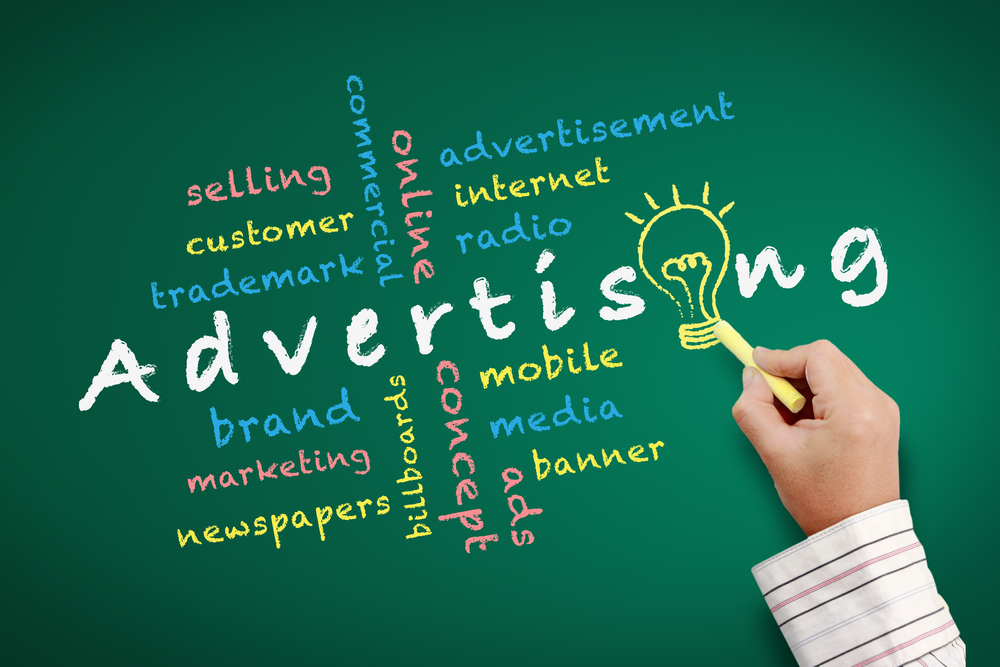
#> input picture Cropper/Images/test1.jpg, 1000 x 667 px; its folder holds only this picture in this run
$ python Cropper.py   (Python 2 division)
#> lines starting #> are read from the running program, lines starting #| are printed output that depends on the picture
import sys
sys.path.append('/usr/local/lib/python2.7/site-packages')
import os, fnmatch, os.path, cv2, time
from matplotlib import pyplot as plt
import numpy as np
DimensionX = 224
DimensionY = 224
scaleX = 300
scaleY = 300
preCropFile = 'Images'
postCropFile = 'setImages'
temp = "a"
WHITE = [255,255,255]

def Cropper():
    for file in os.listdir(preCropFile):
        if fnmatch.fnmatch(file, '*.jpg') or fnmatch.fnmatch(file, '*.jpeg'): #for now let's keep this JPG files.
       		path = preCropFile + os.sep + file
        	image = cv2.imread(path)
#> image is the input picture: shape (667, 1000, 3); mean B, G, R 83.7, 108.3, 31.2
        	time.sleep(2)
        	# cv2.imshow("original", image)
        	# cv2.waitKey(0)
        	dimension = image.shape #returns a tuple.
#> dimension = (667, 1000, 3)
        	(x, y, z) = dimension
#> x = 667; y = 1000; z = 3
        	# print x
        	# print y
        	res = image #this is just to keep the logic of this correct
        	while (x > scaleX) and (y > scaleY):
        		res = cv2.resize(res,None,fx=.5, fy=.5, interpolation = cv2.INTER_CUBIC)
        		dimension = res.shape
        		(x, y, z) = dimension
#> this loop made 2 passes
#> pass 1, in Cropper, `res = cv2.resize(res,None,fx=.5, fy=.5, interpolation = cv2.INTER_CUBIC)`:
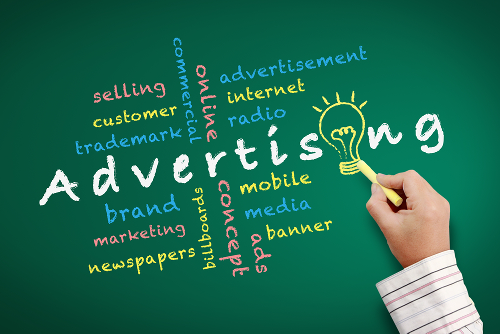
#> res: shape (334, 500, 3); mean B, G, R 83.7, 108.3, 31.3
#> pass 2, in Cropper, `res = cv2.resize(res,None,fx=.5, fy=.5, interpolation = cv2.INTER_CUBIC)`:
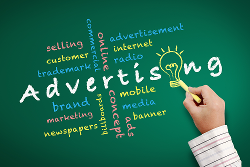
#> res: shape (167, 250, 3); mean B, G, R 83.7, 108.2, 31.4
        	(x, y, z) = dimension
        	#this rescales our pictures. so that mian information is not lost. until the dimensions are 500 x 500.
        	#next i would need to pad the picture if it's below DimensionX x DimensionY
        	if x < DimensionX or y < DimensionY:
        		if x > y:
        			bordersize = (DimensionY - y)
        		else:
        			bordersize = (DimensionX - x)
#> bordersize = 57
        		border = cv2.copyMakeBorder(res, top=bordersize, bottom=bordersize, left=bordersize, right=bordersize, borderType= cv2.BORDER_CONSTANT, value= WHITE )
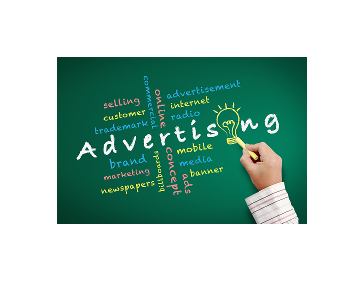
#> border: shape (281, 364, 3); mean B, G, R 185.1, 195.1, 163.7
        		dimension = border.shape
#> dimension = (281, 364, 3)
        		(x, y, z) = dimension
#> x = 281; y = 364
        		Im = border
        		#Im = plt #this pads the dimension for x & y to be above the smallel dimension.
        	else:
        		Im = res #this is used to keep the code uniform.
        	# Now that we have the images paded & rescaled to scaleX x scaleY > dimension > DimensionX x DimensionY. we can crop the image.
        	dimension = Im.shape #our new dimensions.
        	(x, y, z) = dimension
        	xCenter = x/2
#> xCenter = 140
        	yCenter = y/2
#> yCenter = 182
        	widthStart = xCenter - 112
#> widthStart = 28
        	widthEnd = 112 + xCenter
        	heightEnd = 112 + yCenter
        	heightStart = yCenter - 112
        	# uncomment below if you want to supervise the cropping.
        	try:
	        	crop = Im[widthStart:widthEnd, heightStart:heightEnd] #this is the new crop image.
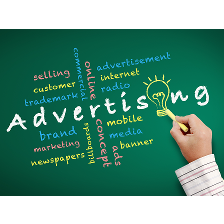
#> crop: shape (224, 224, 3); mean B, G, R 129.1, 147.6, 90.5
	        	# cv2.imshow("Cropped", crop)
	        	# cv2.waitKey(0)
	        except:
	        	print "You have hit a cropping error"
	        	# cv2.imshow("failed to crop", Im)
	        	# cv2.waitKey(0)
	        #if you wantto supervise the cropping, you can uncomment the imshow functions.
	        FinalPath = postCropFile + os.sep + file
	        cv2.imwrite(FinalPath, crop)

Cropper()

# ReadMe
# Dependencies:
# Run the following in terminal first:
# export PYTHONPATH=/usr/local/lib/python2.7/site-packages:$PYTHONPATH
# needs openCV to be installed in order to work.
# In order for this script to work the File System must be labeled in the following manner:
# Parent File
#  |_ Images //pre crop Images
#  |_ setImages //post crop images.
